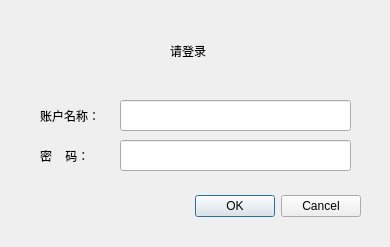
<?xml version="1.0" encoding="UTF-8"?>
<ui version="4.0">
 <class>Login</class>
 <widget class="QDialog" name="Login">
  <property name="geometry">
   <rect>
    <x>0</x>
    <y>0</y>
    <width>390</width>
    <height>247</height>
   </rect>
  </property>
  <property name="windowTitle">
   <string>Login</string>
  </property>
  <widget class="QDialogButtonBox" name="buttonBox">
   <property name="geometry">
    <rect>
     <x>20</x>
     <y>190</y>
     <width>341</width>
     <height>32</height>
    </rect>
   </property>
   <property name="orientation">
    <enum>Qt::Horizontal</enum>
   </property>
   <property name="standardButtons">
    <set>QDialogButtonBox::Cancel|QDialogButtonBox::Ok</set>
   </property>
  </widget>
  <widget class="QLabel" name="label">
   <property name="geometry">
    <rect>
     <x>40</x>
     <y>100</y>
     <width>71</width>
     <height>31</height>
    </rect>
   </property>
   <property name="styleSheet">
    <string notr="true">font: 11pt &quot;黑体&quot;;</string>
   </property>
   <property name="text">
    <string>账户名称：</string>
   </property>
  </widget>
  <widget class="QLabel" name="label_pswd">
   <property name="geometry">
    <rect>
     <x>40</x>
     <y>140</y>
     <width>71</width>
     <height>31</height>
    </rect>
   </property>
   <property name="styleSheet">
    <string notr="true">font: 11pt &quot;黑体&quot;;</string>
   </property>
   <property name="text">
    <string>密    码：</string>
   </property>
  </widget>
  <widget class="QLineEdit" name="lineEdit_account">
   <property name="geometry">
    <rect>
     <x>120</x>
     <y>100</y>
     <width>231</width>
     <height>31</height>
    </rect>
   </property>
  </widget>
  <widget class="QLineEdit" name="lineEdit_password">
   <property name="geometry">
    <rect>
     <x>120</x>
     <y>140</y>
     <width>231</width>
     <height>31</height>
    </rect>
   </property>
  </widget>
  <widget class="QLabel" name="label_2">
   <property name="geometry">
    <rect>
     <x>170</x>
     <y>30</y>
     <width>81</width>
     <height>41</height>
    </rect>
   </property>
   <property name="styleSheet">
    <string notr="true">font: 700 18pt &quot;微软雅黑&quot;;</string>
   </property>
   <property name="text">
    <string>请登录</string>
   </property>
  </widget>
  <widget class="QLabel" name="label_pic">
   <property name="geometry">
    <rect>
     <x>80</x>
     <y>20</y>
     <width>71</width>
     <height>61</height>
    </rect>
   </property>
   <property name="text">
    <string/>
   </property>
   <property name="pixmap">
    <pixmap>校标-校徽.png</pixmap>
   </property>
  </widget>
 </widget>
 <resources/>
 <connections>
  <connection>
   <sender>buttonBox</sender>
   <signal>accepted()</signal>
   <receiver>Login</receiver>
   <slot>accept()</slot>
   <hints>
    <hint type="sourcelabel">
     <x>248</x>
     <y>254</y>
    </hint>
    <hint type="destinationlabel">
     <x>157</x>
     <y>274</y>
    </hint>
   </hints>
  </connection>
  <connection>
   <sender>buttonBox</sender>
   <signal>rejected()</signal>
   <receiver>Login</receiver>
   <slot>reject()</slot>
   <hints>
    <hint type="sourcelabel">
     <x>316</x>
     <y>260</y>
    </hint>
    <hint type="destinationlabel">
     <x>286</x>
     <y>274</y>
    </hint>
   </hints>
  </connection>
 </connections>
</ui>
